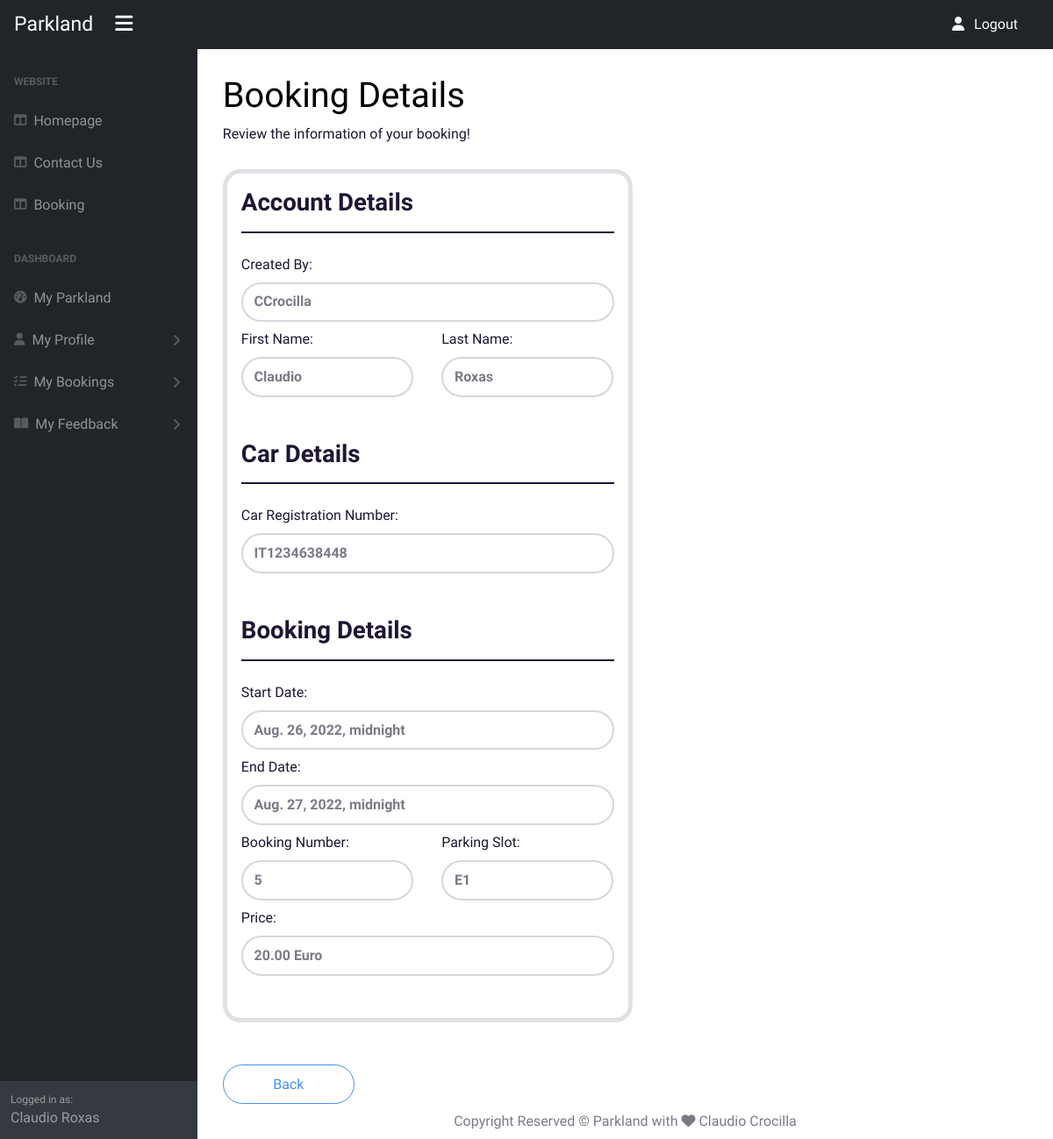
The app's page /dashboard/booking/5/details (signed in) with its own data.
### car_park/models.py (models this page shows, shortened)
class Booking(models.Model):
    code = models.CharField(
        max_length=100,
        null=True,
        blank=True
        )
    created_by = models.ForeignKey(
        User,
        null=True,
        blank=True,
        on_delete=models.CASCADE,
        related_name="bookings"
        )
    created_date = models.DateTimeField(auto_now_add=True)
    start_date = models.DateTimeField(blank=True, null=True)
    end_date = models.DateTimeField(blank=True, null=True)
    car = models.ForeignKey(
        Car,
        on_delete=models.CASCADE,
        related_name="bookings"
        )
    recharge_car = models.BooleanField(default=False)
    parking = models.ForeignKey(
        Parking,
        on_delete=models.CASCADE,
        related_name="bookings"
        )
    final_price = models.DecimalField(max_digits=50, decimal_places=2)

class Car(models.Model):
    user = models.ForeignKey(
        User,
        on_delete=models.CASCADE,
        related_name="cars"
        )
    is_electric = models.BooleanField(default=False)
    registration_number = models.CharField(max_length=12)

class Parking(models.Model):
    name = models.CharField(max_length=100)
    created_by = models.ForeignKey(
        User,
        null=True,
        blank=True,
        on_delete=models.CASCADE,
        related_name="parkings"
        )
    is_electric = models.BooleanField(default=False)
    area = models.ForeignKey(
        Area,
        on_delete=models.CASCADE,
        related_name="parkings"
        )
    location_x = models.IntegerField()
    location_y = models.IntegerField()
    price = models.DecimalField(max_digits=50, decimal_places=2)
    status = models.BooleanField(default=False)

### dashboard/views.py (the view)
class BookingDetailsView(DetailView):
    model = Booking
    queryset = Booking.objects.filter().order_by('-created_date')
    template_name = 'dashboard/booking-details.html'
    fields = '__all__'

### dashboard/templates/dashboard/booking-details.html (shortened to what this page needs)
{% extends 'dashboard/base.html' %}
{% load static %}
{% block content %}
{% if user.is_authenticated %}
<div class="text-dark">
    <h1 class="mt-4">Booking Details</h1>
    <ol class="breadcrumb mb-4">
        <li class="active">Review the information of your booking!</li>
    </ol>
    <div class="row ms-0">
        <div class="col-12 col-md-8 col-lg-6 border border-5 rounded-3">
            <h3 class="mt-3 fw-bold text-dark"> Account Details </h3>
            <hr class="w-10 text-dark" style="height:2px;" />
            <div class="row">
                <div class="col-12">
                    <label class="form-label mt-2">Created By:</label>
                    <span class="form-control border-2 fw-bold">
                        {{ booking.created_by }}
                    </span>
                </div>
                {% if booking.created_by.first_name and booking.created_by.last_name %}
                <div class="col-12 col-sm-6">
                    <label class="form-label mt-2">First Name:</label>
                    <span class="form-control border-2 fw-bold">
                        {{ booking.created_by.first_name }}
                    </span>
                </div>
                <div class="col-12 col-sm-6">
                    <label class="form-label mt-2">Last Name:</label>
                    <span class="form-control border-2 fw-bold">
                        {{ booking.created_by.last_name }}
                    </span>
                </div>
                {% endif%}
            </div>
            <h3 class="mt-5 fw-bold text-dark">Car Details</h3>
            <hr class="w-10 text-dark" style="height:2px;" />
            <div>
                <label class="form-label mt-2">Car Registration Number:</label>
                <span class="form-control border-2 fw-bold">
                    {{ booking.car.registration_number }}
                </span>
            </div>
            <h3 class="mt-5 fw-bold text-dark">Booking Details</h3>
            <hr class="w-10 text-dark" style="height:2px;" />
            <div class="row">
                <div class="col-12">
                    <label class="form-label mt-2">Start Date:</label>
                    <span class="form-control border-2 fw-bold">
                        {{ booking.start_date }}
                    </span>
                </div>
                <div class="col-12">
                    <label class="form-label mt-2">End Date:</label>
                    <span class="form-control border-2 fw-bold">
                        {{ booking.end_date }}
                    </span>
                </div>
                <div class="col-12 col-sm-6">
                    <label class="form-label mt-2">Booking Number:</label>
                    <span class="form-control border-2 fw-bold">
                        {{ booking.code }}
                    </span>
                </div>
                <div class="col-12 col-sm-6">
                    <label class="form-label mt-2">Parking Slot:</label>
                    <span class="form-control border-2 fw-bold">
                        {{ booking.parking.name }}
                    </span>
                </div>
                <div class="mb-5 col-12">
                    <label class="form-label mt-2">Price: </label>
                    <span class="form-control border-2 fw-bold ">
                        {{ booking.final_price }} Euro
                    </span>
                </div>
            </div>
        </div>
    </div>
</div>
<a class="mt-5 btn btn-lg btn-minwidth btn-outline-primary rounded-pill" href="{% url 'booking-list' %}"
    aria-label="Back">Back</a>
{% endif %}
{% endblock %}

### dashboard/templates/dashboard/base.html (shortened to what this page needs)
{% load static %}
<!DOCTYPE html>
<html lang="en">
<head>
    {% block corecss %}
    <link href="https://cdn.jsdelivr.net/npm/bootstrap@5.1.3/dist/css/bootstrap.min.css" rel="stylesheet"
>
    <link href="{% static 'css/theme.css' %}" rel="stylesheet" type="text/css">
    <link href="{% static 'css/rating-stars.css' %}" rel="stylesheet" type="text/css">
    <link href="{% static 'css/custom-style.css' %}" rel="stylesheet" type="text/css">
    {% endblock %}
</head>
<body>
    <nav class="sb-topnav navbar navbar-expand sb-sidenav-dark ">
        <a class="fs-2 ps-3 text-decoration-none text-white" href="{% url 'homepage' %}"
            aria-label="Go to Homepage">Parkland</a>
        <button class="fs-2 btn btn-link btn-sm order-0 order-lg-0 mx-3 text-light text-decoration-none d-inline-block"
            id="sidebarToggle" href="#!" aria-label="Open Sidebar"><i class="fas fa-bars"></i></button>
        <ul class="navbar-nav ms-auto me-3">
            <li class="nav-item">
                <a class="nav-link text-light text-decoration-none" href="{% url 'account_logout' %}">
                    <i class="fas fa-user fa-fw me-2"></i>Logout
                </a>
            </li>
        </ul>
    </nav>
    <div id="layoutSidenav">
        <div id="layoutSidenav_nav">
            <nav class="sb-sidenav accordion sb-sidenav-dark" id="sidenavAccordion">
                <div class="sb-sidenav-menu">
                    <div class="nav">
                        <div class="sb-sidenav-menu-heading">Website</div>
                        <a class="nav-link" href="{% url 'homepage' %}">
                            <div class="sb-nav-link-icon"><i class="fas fa-columns"></i></div>
                            Homepage
                        </a>
                        <a class="nav-link" href="{% url 'contact' %}">
                            <div class="sb-nav-link-icon"><i class="fas fa-columns"></i></div>
                            Contact Us
                        </a>
                        {% if user.is_authenticated %}
                        <a class="nav-link" href="{% url 'searchparking' %}">
                            <div class="sb-nav-link-icon"><i class="fas fa-columns"></i></div>
                            Booking
                        </a>
                        <div class="sb-sidenav-menu-heading">Dashboard</div>
                        <a class="nav-link" href="{% url 'dashboard' %}">
                            <div class="sb-nav-link-icon"><i class="fas fa-tachometer-alt"></i></div>
                            My Parkland
                        </a>
                        <a class="nav-link collapsed" href="#" data-bs-toggle="collapse"
                            data-bs-target="#collapseLayouts" aria-expanded="false" aria-controls="collapseLayouts">
                            <div class="sb-nav-link-icon"><i class="fas fa-user"></i></div>
                            My Profile
                            <div class="sb-sidenav-collapse-arrow"><i class="fas fa-angle-down"></i></div>
                        </a>
                        <a class="nav-link collapsed" href="#" data-bs-toggle="collapse" data-bs-target="#collapsePages"
                            aria-expanded="false" aria-controls="collapsePages">
                            <div class="sb-nav-link-icon"><i class="fas fa-tasks"></i></div>
                            My Bookings
                            <div class="sb-sidenav-collapse-arrow"><i class="fas fa-angle-down"></i></div>
                        </a>
                        <a class="nav-link collapsed" href="#" data-bs-toggle="collapse"
                            data-bs-target="#collapseFeedback" aria-expanded="false" aria-controls="collapseFeedback">
                            <div class="sb-nav-link-icon"><i class="fas fa-book-open"></i></div>
                            My Feedback
                            <div class="sb-sidenav-collapse-arrow"><i class="fas fa-angle-down"></i></div>
                        </a>
                        {% endif %}
                    </div>
                </div>
                <div class="sb-sidenav-footer">
                    <div class="small">Logged in as:</div>
                    {% if not user.first_name or not user.last_name %}
                    {{ user }}
                    {% else %}
                    {{ user.first_name }}
                    {{ user.last_name }}
                    {% endif %}
                </div>
            </nav>
        </div>
        <div id="layoutSidenav_content">
            <div class="container-fluid px-4">
                {% block content %}
                {% endblock %}
            </div>
            <div class="py-2 mt-auto">
                <div class="container">
                    <div class="row">
                        <div class="col-12">
                            <div class="text-center">
                                <p class="mb-0">Copyright Reserved &copy; Parkland with&nbsp;<i
                                        class="fas fa-heart"></i>
                                    Claudio Crocilla
                                </p>
                            </div>
                        </div>
                    </div>
                </div>
            </div>
        </div>
    </div>
</body>
</html>

### static/css/custom-style.css (style rules this page uses)
::placeholder { color: #5B5A5E; opacity: 1; }
.sb-sidenav-dark { background-color: #181D31; }
.btn-minwidth { min-width: 150px; }
#layoutSidenav { display: flex; }
#layoutSidenav #layoutSidenav_nav { flex-basis: 225px; flex-shrink: 0; transition: transform 0.15s ease-in-out; z-index: 1038; transform: translateX(-225px); }
#layoutSidenav #layoutSidenav_content { position: relative; display: flex; flex-direction: column; justify-content: space-between; min-width: 0; flex-grow: 1; min-height: calc(100vh - 56px); margin-left: -225px; }
@media (min-width: 992px) { #layoutSidenav #layoutSidenav_nav { transform: translateX(0); } }
@media (min-width: 992px) { #layoutSidenav #layoutSidenav_content { margin-left: 0; transition: margin 0.15s ease-in-out; } }
.nav .nav-link .sb-nav-link-icon, .sb-sidenav-menu .nav-link .sb-nav-link-icon { margin-right: 0.5rem; }
.sb-topnav { padding-left: 0; height: 56px; z-index: 1039; }
.sb-sidenav { display: flex; flex-direction: column; height: 100%; flex-wrap: nowrap; }
.sb-sidenav .sb-sidenav-menu { flex-grow: 1; }
.sb-sidenav .sb-sidenav-menu .nav { flex-direction: column; flex-wrap: nowrap; }
.sb-sidenav .sb-sidenav-menu .nav .sb-sidenav-menu-heading { padding: 1.75rem 1rem 0.75rem; font-size: 0.75rem; font-weight: bold; text-transform: uppercase; }
.sb-sidenav .sb-sidenav-menu .nav .nav-link { display: flex; align-items: center; padding-top: 0.75rem; padding-bottom: 0.75rem; position: relative; }
.sb-sidenav .sb-sidenav-menu .nav .nav-link .sb-nav-link-icon { font-size: 0.9rem; }
.sb-sidenav .sb-sidenav-menu .nav .nav-link .sb-sidenav-collapse-arrow { display: inline-block; margin-left: auto; transition: transform 0.15s ease; }
.sb-sidenav .sb-sidenav-menu .nav .nav-link.collapsed .sb-sidenav-collapse-arrow { transform: rotate(-90deg); }
.sb-sidenav .sb-sidenav-footer { padding: 0.75rem; flex-shrink: 0; }
.sb-sidenav-dark { background-color: #212529; color: rgba(255, 255, 255, 0.5); }
.sb-sidenav-dark .sb-sidenav-menu .sb-sidenav-menu-heading { color: rgba(255, 255, 255, 0.25); }
.sb-sidenav-dark .sb-sidenav-menu .nav-link { color: rgba(255, 255, 255, 0.5); }
.sb-sidenav-dark .sb-sidenav-menu .nav-link .sb-nav-link-icon { color: rgba(255, 255, 255, 0.25); }
.sb-sidenav-dark .sb-sidenav-menu .nav-link .sb-sidenav-collapse-arrow { color: rgba(255, 255, 255, 0.25); }
.sb-sidenav-dark .sb-sidenav-footer { background-color: #343a40; }
.form-control, .form-select { border-radius: 2rem; }

### records on screen
Booking: created_by "CCrocilla", created_by.first_name "Claudio", created_by.last_name "Roxas", car.registration_number "IT1234638448", start_date "Aug. 26, 2022, midnight", end_date "Aug. 27, 2022, midnight", code "5", parking.name "E1", final_price "20.00"

### other values on screen
{{ user.first_name }} "Claudio"
{{ user.last_name }} "Roxas"
